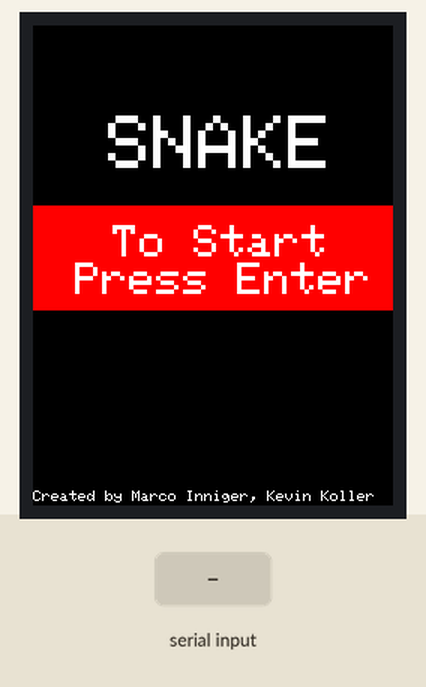
Simulated run of this sketch. Board: Arduino Uno, built with avr-gcc and run on an emulated ATmega328P. On the bench: 240×320 colour display. The inputs (shaded band) are chosen by the test bench. Random numbers use the default seed unless the sketch sets one.

Above: at 1.4 s.
1.5 s: "1" received over Serial
At 1.71 s:
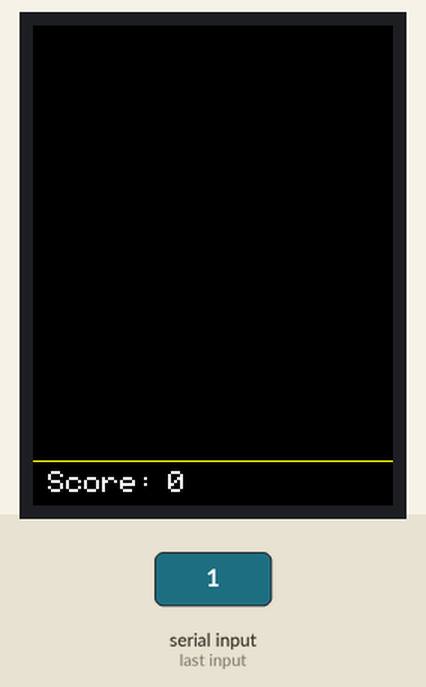
3.5 s: "2" received over Serial
At 6.3 s:
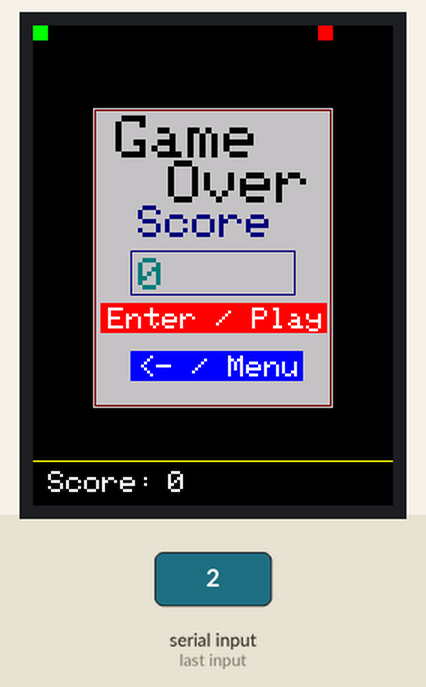
6.5 s: "1" received over Serial
At 7.09 s:
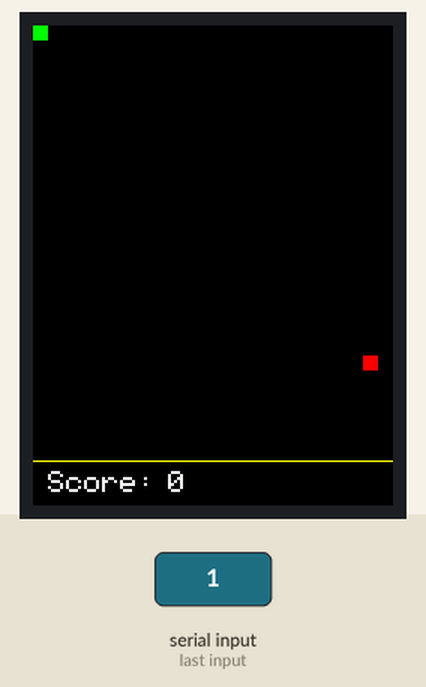
8.9 s: "5" received over Serial
At 10.2 s:
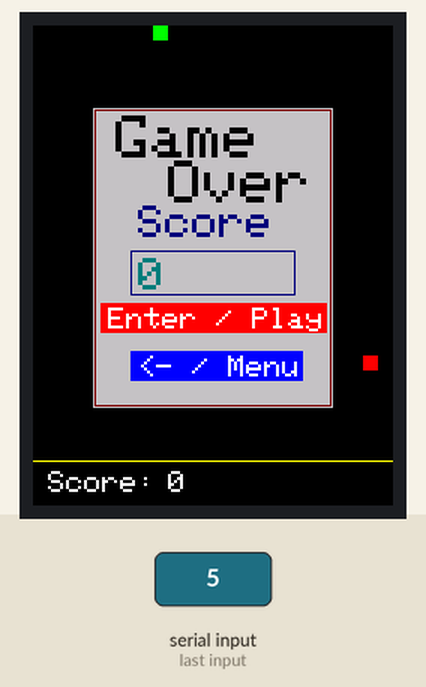
10.7 s: "6" received over Serial
At 11.6 s:
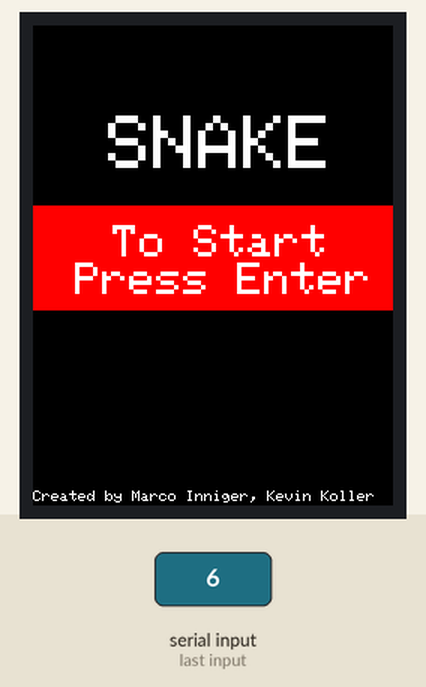
Timing chart, 0 to 13.3 s (numbered marks = the images above; inputs shaded):
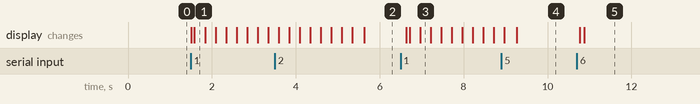

The sketch:

snake.ino
```cpp
/******************************************
 * Snake game for Arduino Uno and Adafruit 2,8" touch screen for Arduino
 *
 * Author:  Inniger Marco, Koller Kevin
 *
 * Adafruit libraries used:
 *  Adafruit_ILI9341(Screen controller library): https://github.com/adafruit/Adafruit_ILI9341
 *  Adafruit-GFX-Library(Graphics Library): https://github.com/adafruit/Adafruit-GFX-Library
 *  Adafruit_STMPE610(Touchscreen): https://github.com/adafruit/Adafruit_STMPE610
 *
 ******************************************/

#include <Adafruit_GFX.h>
#include <SPI.h>
#include <Wire.h>
#include <Adafruit_ILI9341.h>
#include <Adafruit_STMPE610.h>

// This is calibration data for the raw touch data to the screen coordinates
#define TS_MINX 150
#define TS_MINY 130
#define TS_MAXX 3800
#define TS_MAXY 4000

// The STMPE610 uses hardware SPI on the shield, and #8
#define STMPE_CS 8
Adafruit_STMPE610 ts = Adafruit_STMPE610(STMPE_CS);

// The display also uses hardware SPI, plus #9 & #10
#define TFT_CS 10
#define TFT_DC 9
Adafruit_ILI9341 tft = Adafruit_ILI9341(TFT_CS, TFT_DC);

//1=main menu,2=game,3=game over
byte screen;

//Size of the snake (on proper situation it would be 22x23=506 positions of the grid, though it's limited by arduino's memory
#define snakesize 250
//Snake's speed between movement(miliseconds)
#define velocity 250

//Screen sizes and grid
#define maxx 230
#define minx 190
#define maxy 80
#define miny 40
#define gridx 24
#define gridy 29

//Direction assignments and read out value from processing part
char val;
const int UP = 1;
const int LEFT = 2;
const int DOWN = 3;
const int RIGHT = 4;

void setup(void) {
  randomSeed(analogRead(0));
  Serial.begin(115200);         //Start serial
  tft.begin();                //Start touchscreen
  tft.setRotation(2);         //SetRotation to 180°
  printMenu();
}

void printScore(int score){
  tft.fillRect(90,297,90,20,ILI9341_BLACK);
  tft.setCursor(90, 297);
  tft.print(score);
}

void updateSnake(byte newPos[], byte oldPos[]){
  tft.fillRect(oldPos[0]*10,oldPos[1]*10,10,10,ILI9341_BLACK);  //Fill old position of the snake
  tft.fillRect(newPos[0]*10,newPos[1]*10,10,10,ILI9341_GREEN);  //Fill new position of the snake
}


void printGameOver(int score, byte grid[gridy][gridx]){
  screen=3;
  //Set screen to NULL except Score
  for(int y=0;y<gridy;y++){
    for(int x=0;x<gridx;x++){
      grid[y][x]=0;
    }
  }
  //Print game Over screen
  tft.fillRect(40,55,160,200,ILI9341_LIGHTGREY);
  tft.drawRect(41,56,158,198,ILI9341_MAROON);
  tft.setTextColor(ILI9341_BLACK);
  tft.setTextSize(4);
  tft.setCursor(55, 60);
  tft.print("Game");
  tft.setCursor(90, 90);
  tft.print("Over");
  tft.setTextColor(ILI9341_NAVY);
  tft.setTextSize(3);
  tft.setCursor(70, 120);
  tft.print("Score");
  tft.drawRect(65,150,110,30,ILI9341_NAVY);
  tft.setTextColor(ILI9341_DARKCYAN);
  tft.setCursor(70, 155);
  tft.print(score);
  tft.fillRect(45,185,151,20,ILI9341_RED);
  tft.fillRect(65, 217, 115, 20, ILI9341_BLUE);
  tft.setCursor(50, 188);
  tft.setTextColor(ILI9341_WHITE);
  tft.setTextSize(2);
  tft.print("Enter / Play");
  tft.setCursor(70, 220);
  tft.print("<- / Menu");
}

void printGameScreen(){
  screen=2;
  tft.fillScreen(ILI9341_BLACK);
  tft.drawLine(0, 290, 240, 290, ILI9341_YELLOW);

  // tft.drawLine(0, 290, 240, 290, ILI9341_YELLOW);
  //Print score overlay
  tft.setTextColor(ILI9341_WHITE);
  tft.setTextSize(2);
  tft.setCursor(10 , 297);
  tft.println("Score: ");
  printScore(0);
}

void printMenu(){
  screen=1;
  tft.fillScreen(ILI9341_BLACK);
  tft.setTextSize(5);
  tft.setTextColor(ILI9341_WHITE);
  tft.setCursor(50 , 60);
  tft.println("SNAKE");
  tft.fillRect(0,120,300,70,ILI9341_RED);
  tft.setTextSize(3);
  tft.setCursor(53 , 133);
  tft.println("To Start");
  tft.setCursor(28, 158);
  tft.println("Press Enter");
  tft.setCursor(0 , 310);
  tft.setTextSize(1);
  tft.println("Created by Marco Inniger, Kevin Koller");
}

void loop()
{
  byte snakeBuffer[snakesize][2]={0};
  byte grid[gridy][gridx]={0};
  long addpos;
  long delpos;
  byte arrow, lastarrow;
  int score;
  byte newPos[2];
  byte oldPos[2];
  bool gendot;
  bool incaxys;
  byte increment;
  bool initgame=false;

  while(true){
    //This if statement will update the snake position while we are in the game screen
    if (screen==2){
      if((arrow!=0)&&(((lastarrow+2!=arrow)&&(lastarrow-2!=arrow))||(score==0))){
        if((arrow%2)!=0){
          incaxys=true;
        }else{
          incaxys=false;
        }
        if((arrow>1)&&(arrow<4)){
          increment=1;
        }else{
          increment=-1;
        }
        lastarrow=arrow;
      }
      arrow=0;
      newPos[incaxys]+=increment;
      if((newPos[0]<0)|(newPos[0]>23)|(newPos[1]<0)|(newPos[1]>28)){
        printGameOver(score,grid);

      }else{
        snakeBuffer[addpos][0]=newPos[0];
        snakeBuffer[addpos][1]=newPos[1];
        addpos++;
        if(addpos>(snakesize-1)){
          addpos=0;
        }
        grid[newPos[1]][newPos[0]]++;
        grid[oldPos[1]][oldPos[0]]=0;

        //Check various grid events
        switch(grid[newPos[1]][newPos[0]]){
          case 2:
            printGameOver(score, grid);
            break;
          case 4:
            score+=10;
            printScore(score);
            gendot=true;
            if((score/10)<snakesize){
              delpos--;
            }
          default:
            updateSnake(newPos,oldPos);
            delpos++;
            if(delpos>(snakesize-1)){
              delpos=0;
            }
            oldPos[0]=snakeBuffer[delpos][0];
            oldPos[1]=snakeBuffer[delpos][1];

            break;
        }
      }
      //We generate a random dot to feed the snake
      while(gendot){
        byte posy=random(gridy-1);
        byte posx=random(gridx-1);
        if(grid[posy][posx]==0){
          tft.fillRect(posx*10,posy*10,10,10,ILI9341_RED);
          grid[posy][posx]=3;
          gendot=false;
        }
      }
    }
    // Button control, only triggered when there's data from the arduino
    val = Serial.read();
    if(val > 0){
      switch(screen){
        case 1:
          //menu and start game parameters
          if (val == '1'){
            initgame=true;
          }
        break;
        case 2:
        //Check arrows on in game screen
          if (val == '4'){
            arrow=LEFT;
          } else if(val == '3'){
            arrow = DOWN;
          } else if(val == '2'){
            arrow = RIGHT;
          } else if(val == '5'){
            arrow = UP;
          } else if(val == '6'){
            printMenu();
          }
          break;
        case 3:
          if(val == '6'){
            printMenu();
          }else if(val == '1'){
            initgame=true;
          }
          break;
      }
      if (initgame){//Set variables for the game initialization
        initgame=false;
        arrow=2;
        lastarrow=1;
        score=0;
        addpos=1;
        delpos=0;
        incaxys=false;
        increment=1;
        gendot=true;
        newPos[0]=-1;newPos[1]=0;
        printGameScreen();
      }
    }
    delay(velocity);
  }
}
```

Measured:
- after the input at 1.5 s, the display: first changes at once (image 1 shows a later state)
- after the input at 6.5 s, the display: first changes after 0.14 s (image 3 shows a later state)
- after the input at 10.7 s, the display: first changes after 0.07 s (image 5 shows a later state)
